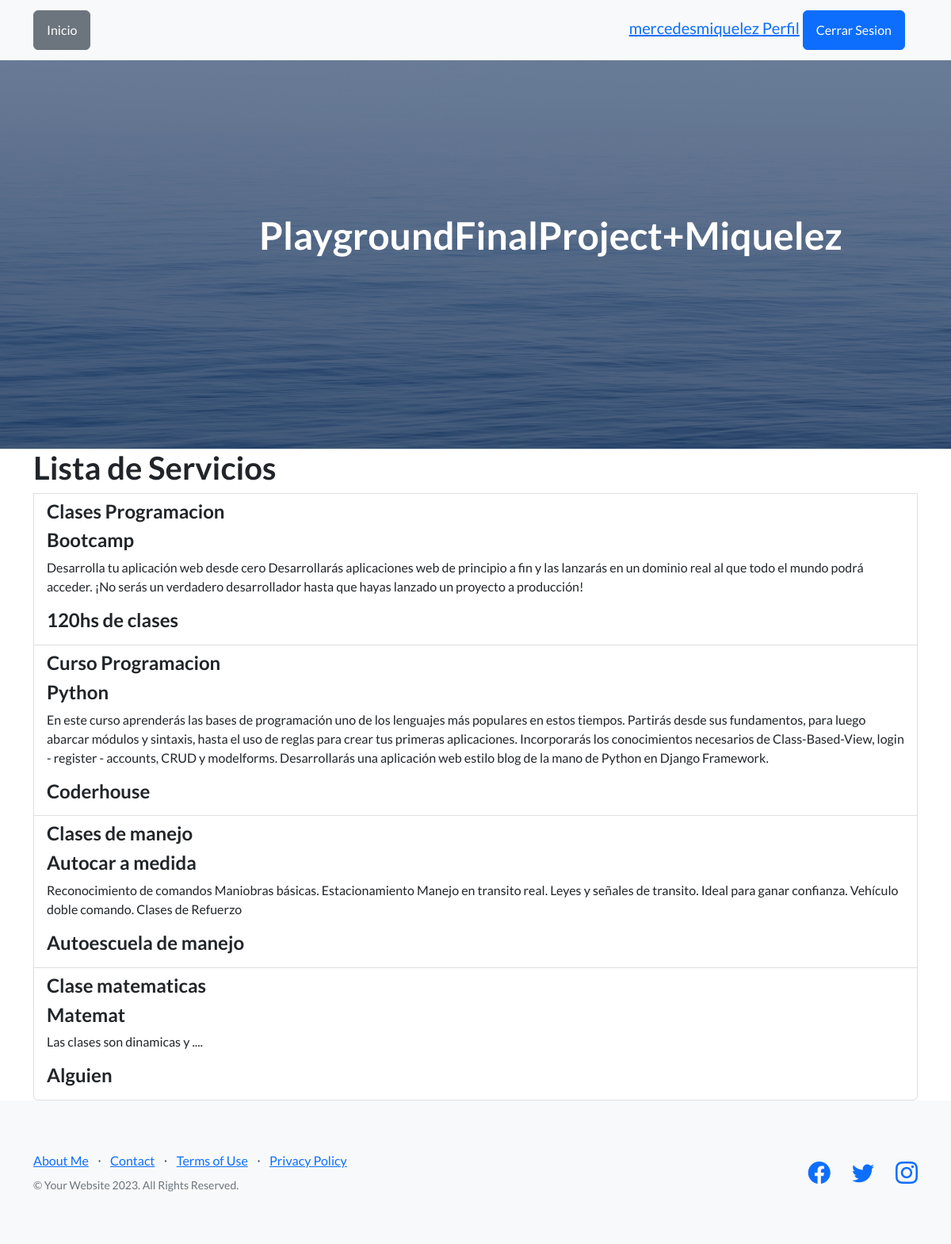
/app1/servicio_list/ (signed in), run on the app's committed database.
### app1/models.py (models this page shows, shortened)
class Servicio(models.Model):
    title = models.CharField(max_length=200)
    subtitle =  models.CharField(max_length=200)
    descripcion = models.TextField()
    autor = models.CharField(max_length=200)
    imagen = models.ImageField(upload_to="servicios", null=True)

### app1/views.py (the view)
# urls.py: path('servicio_list/', views.ServicioListView.as_view(), name='servicio_list'),
class ServicioListView(ListView):
    model = Servicio
    template_name = 'servicio_list.html'
    context_object_name = 'servicios'

### app1/Templates/servicio_list.html
{% extends 'index.html' %}
{% block content %}
    <div class="container">
        <ul class="list-group">
            <h1>Lista de Servicios</h1>
            {% for servicio in servicios %}
                <li class="list-group-item">
                    <h4>{{ servicio.title }}</h4>
                    <h4>{{ servicio.subtitle }}</h4>
                    <p>{{ servicio.descripcion }}</p>
                    <h4>{{ servicio.autor }}</h4>
                </li>
            {% endfor %}
        </ul>
    </div>
{% endblock %}

### app1/Templates/index.html (shortened to what this page needs)
{% load static %}
<!DOCTYPE html>
<html lang="en">
    <head>
        <link href="https://cdn.jsdelivr.net/npm/bootstrap-icons@1.5.0/font/bootstrap-icons.css" rel="stylesheet" type="text/css" />
        <link href="{% static 'css/styles.css' %}" rel="stylesheet" />
    </head>
    <body>
        <nav class="navbar navbar-light bg-light static-top">
            <div class="container">
                <a href="{% url 'app1:index' %}" class="btn btn-secondary">Inicio</a>
                {% if not request.user.is_authenticated %}
                <a class="btn btn-primary" href="{% url 'app1:login' %}">Iniciar Sesion</a>
                <a class="btn btn-primary" href="{% url 'app1:register' %}">Registrarse</a>
                {% else %}
                <div class="navbar-brand">
                    <a href="http://127.0.0.1:8000/app1/editarPerfil/">
                        {% if request.user.avatar %}
                        <img src="{{ user.avatar.image.url }}" alt="Avatar" height="48px">
                        {% else %}
                        {{ request.user.username }}
                        {% endif %}
                    Perfil</a>
                    <a class="btn btn-primary" href="{% url 'app1:logout' %}">Cerrar Sesion</a>
                </div>
                {% endif %}
            </div>
        </nav>
        <header class="masthead">
            <div class="container position-relative">
                <div class="row justify-content-center">
                    <div class="col-xl-6">
                        <div class="text-center text-white">
                            <h1 class="mb-5">PlaygroundFinalProject+Miquelez</h1>
                        </div>
                    </div>
                </div>
            </div>
        </header>
        {% block content %}{% endblock %}
        <footer class="footer bg-light">
            <div class="container">
                <div class="row">
                    <div class="col-lg-6 h-100 text-center text-lg-start my-auto">
                        <ul class="list-inline mb-2">
                            <li class="list-inline-item"><a href="http://127.0.0.1:8000/app1/aboutme/">About Me</a></li>
                            <li class="list-inline-item">⋅</li>
                            <li class="list-inline-item"><a href="#!">Contact</a></li>
                            <li class="list-inline-item">⋅</li>
                            <li class="list-inline-item"><a href="#!">Terms of Use</a></li>
                            <li class="list-inline-item">⋅</li>
                            <li class="list-inline-item"><a href="#!">Privacy Policy</a></li>
                        </ul>
                        <p class="text-muted small mb-4 mb-lg-0">&copy; Your Website 2023. All Rights Reserved.</p>
                    </div>
                    <div class="col-lg-6 h-100 text-center text-lg-end my-auto">
                        <ul class="list-inline mb-0">
                            <li class="list-inline-item me-4">
                                <a href="#!"><i class="bi-facebook fs-3"></i></a>
                            </li>
                            <li class="list-inline-item me-4">
                                <a href="#!"><i class="bi-twitter fs-3"></i></a>
                            </li>
                            <li class="list-inline-item">
                                <a href="#!"><i class="bi-instagram fs-3"></i></a>
                            </li>
                        </ul>
                    </div>
                </div>
            </div>
        </footer>
    </body>
</html>

### data on the page
Servicio: title "Clases Programacion", subtitle "Bootcamp", descripcion "Desarrolla tu aplicación web desde cero Desarrollarás aplicaciones web de principio a fin y las lanzarás en un dominio real al que todo el mundo podrá acceder. ¡No serás un verdadero desarrollador hasta que hayas lanzado un proyecto a producción!", autor "120hs de clases"
Servicio: title "Curso Programacion", subtitle "Python", descripcion "En este curso aprenderás las bases de programación uno de los lenguajes más populares en estos tiempos. Partirás desde sus fundamentos, para luego abarcar módulos y sintaxis, hasta el uso de reglas para crear tus primeras aplicaciones. Incorporarás los conocimientos necesarios de Class-Based-View, login - register - accounts, CRUD y modelforms. Desarrollarás una aplicación web estilo blog de la mano de Python en Django Framework.", autor "Coderhouse"
Servicio: title "Clases de manejo", subtitle "Autocar a medida", descripcion "Reconocimiento de comandos Maniobras básicas. Estacionamiento Manejo en transito real. Leyes y señales de transito. Ideal para ganar confianza. Vehículo doble comando. Clases de Refuerzo", autor "Autoescuela de manejo"
Servicio: title "Clase matematicas", subtitle "Matemat", descripcion "Las clases son dinamicas y ....", autor "Alguien"

### other printed values
{{ request.user.username }} "mercedesmiquelez"
